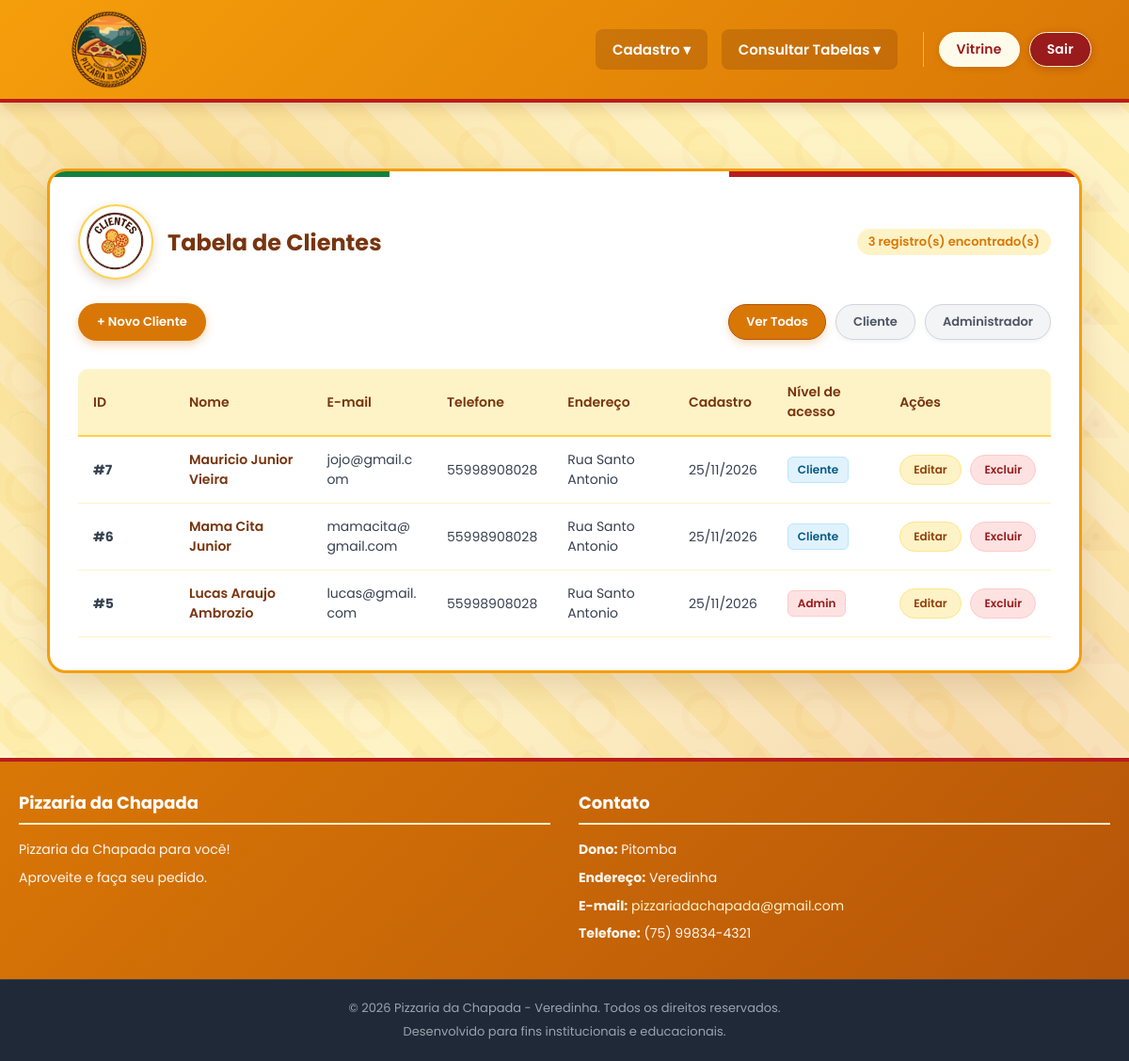
/consultar_user.php (signed in), run on an earlier commit of the app's database.
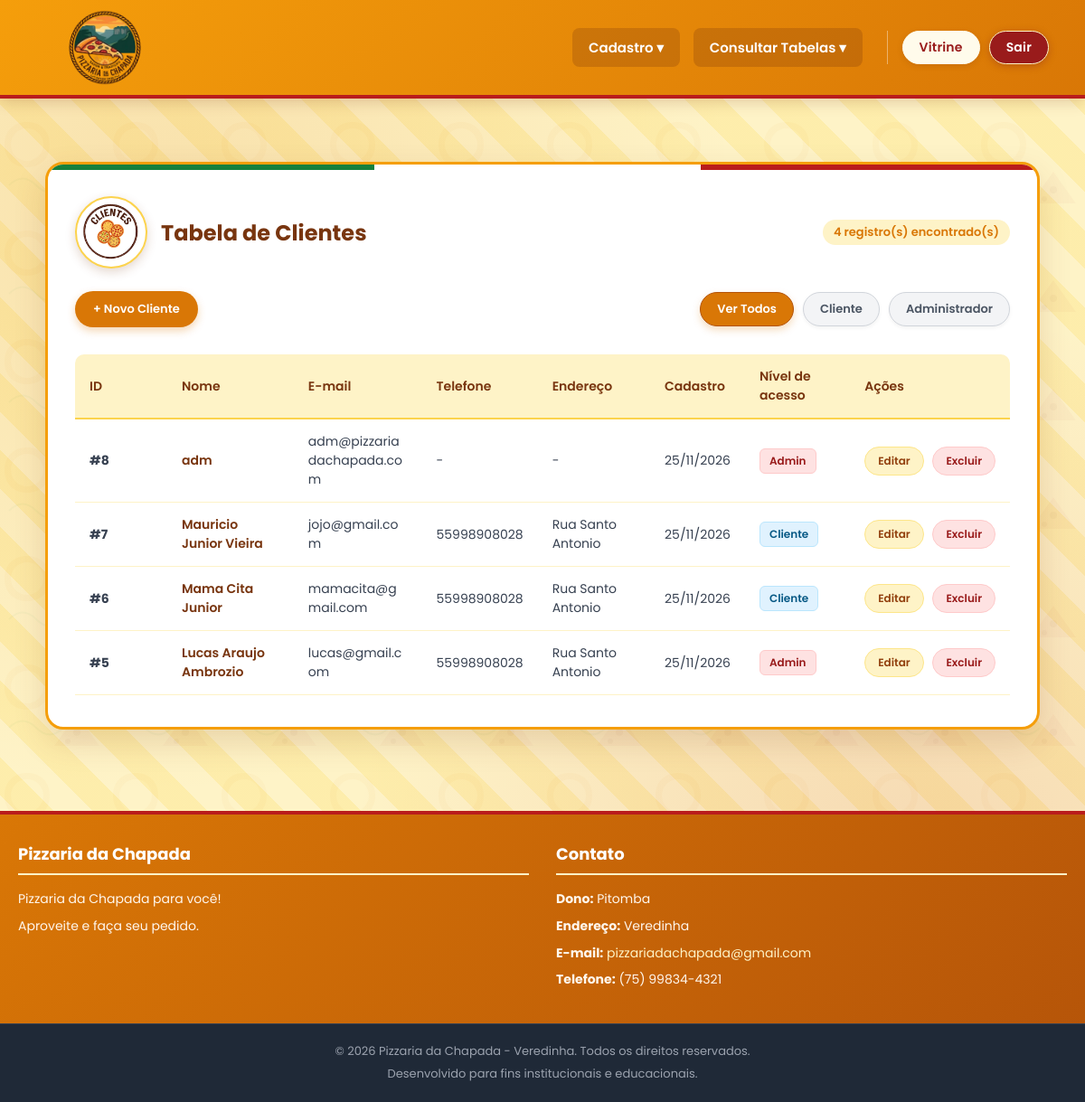
And on a later commit of the database.
### tables this page shows
CREATE TABLE IF NOT EXISTS cliente (
    id INT PRIMARY KEY AUTO_INCREMENT,
    nome VARCHAR(100) NOT NULL,
    email VARCHAR(100) UNIQUE DEFAULT NULL,
    senha VARCHAR(255) DEFAULT NULL,
    telefone VARCHAR(20),
    endereco VARCHAR(255),
    datacad DATETIME NOT NULL DEFAULT CURRENT_TIMESTAMP,
    nivel_acesso INT NOT NULL DEFAULT 1
);

### consultar_user.php (the view, shortened to what the changed rows need)
<?php
include "conexao.php";
$filtro = isset($_GET['filtro']) ? $_GET['filtro'] : '';
if ($filtro === 'cliente') {
    $sql = "SELECT id, nome, email, telefone, endereco, datacad, nivel_acesso
            FROM cliente
            WHERE nivel_acesso != 2
            ORDER BY id DESC";
} elseif ($filtro === 'admin') {
    $sql = "SELECT id, nome, email, telefone, endereco, datacad, nivel_acesso
            FROM cliente
            WHERE nivel_acesso = 2
            ORDER BY id DESC";
} else {
    $sql = "SELECT id, nome, email, telefone, endereco, datacad, nivel_acesso
            FROM cliente
            ORDER BY id DESC";
}
$resultado = mysqli_query($conexao, $sql);
$total_clientes = ($resultado) ? mysqli_num_rows($resultado) : 0;
?>
<!DOCTYPE html>
<html lang="pt-br">
<head>
    <link rel="stylesheet" href="style/base.css?v=10.0">
    <link rel="stylesheet" href="style/menu.css?v=10.0">
    <link rel="stylesheet" href="style/rodape.css?v=10.0">
    <link rel="stylesheet" href="style/componentes.css?v=10.0">
    <link rel="stylesheet" href="style/tabelas.css?v=10.0">
    <link rel="stylesheet" href="style/consultas.css?v=10.0">
</head>
<body class="bg-pizzaria">
    <?php include 'Menu1.php'; ?>
    <div class="main-wrapper">
        <div class="table-card-container">
            <div class="table-header-flex">
                <div class="title-with-logo">
                    <img
                        src="LogoClientes.png"
                        alt="Logo Clientes"
                        class="section-logo"
                    >
                    <h2>Tabela de Clientes</h2>
                </div>
                <span class="badge-count">
                    <?= $total_clientes ?>
                    registro(s) encontrado(s)
                </span>
            </div>
            <div class="table-responsive">
                <table class="modern-table">
                    <thead>
                        <tr>
                            <th class="col-id">ID</th>
                            <th>Nome</th>
                            <th>E-mail</th>
                            <th>Telefone</th>
                            <th>Endereço</th>
                            <th>Cadastro</th>
                            <th>Nível de acesso</th>
                            <th class="col-acoes">Ações</th>
                        </tr>
                    </thead>
                    <tbody>
                        <?php if ($total_clientes > 0): ?>
                            <?php while ($linha = mysqli_fetch_assoc($resultado)): ?>
                                <tr>
                                    <td>
                                        <strong>#<?= (int) $linha['id'] ?></strong>
                                    </td>
                                    <td>
                                        <span class="category-name">
                                            <?= htmlspecialchars(
                                                $linha['nome'] ?? '',
                                                ENT_QUOTES,
                                                'UTF-8'
                                            ) ?>
                                        </span>
                                    </td>
                                    <td class="client-email">
                                        <?= htmlspecialchars(
                                            $linha['email'] ?? '',
                                            ENT_QUOTES,
                                            'UTF-8'
                                        ) ?>
                                    </td>
                                    <td class="client-phone">
                                        <?= htmlspecialchars(
                                            $linha['telefone'] ?: '-',
                                            ENT_QUOTES,
                                            'UTF-8'
                                        ) ?>
                                    </td>
                                    <td class="client-address">
                                        <?= htmlspecialchars(
                                            $linha['endereco'] ?: '-',
                                            ENT_QUOTES,
                                            'UTF-8'
                                        ) ?>
                                    </td>
                                    <td>
                                        <?php
                                        if (!empty($linha['datacad'])) {
                                            $timestamp = strtotime($linha['datacad']);
                                            echo $timestamp !== false
                                                ? date('d/m/Y', $timestamp)
                                                : '-';
                                        } else {
                                            echo '-';
                                        }
                                        ?>
                                    </td>
                                    <td>
                                        <?php if ((int) $linha['nivel_acesso'] === 2): ?>
                                            <span class="access-badge access-admin">
                                                Admin
                                            </span>
                                        <?php else: ?>
                                            <span class="access-badge access-client">
                                                Cliente
                                            </span>
                                        <?php endif; ?>
                                    </td>
                                    <td class="cell-actions">
                                        <a href="editar.php?tabela=cliente&id=<?= (int) $linha['id'] ?>" class="btn-action-edit">Editar</a>
                                        <a
                                            href="excluir.php?tabela=cliente&id=<?= (int) $linha['id'] ?>"
                                            class="btn-action-danger"
                                            onclick="return confirm('Deseja realmente excluir este cliente?');"
                                        >
                                            Excluir
                                        </a>
                                    </td>
                                </tr>
                            <?php endwhile; ?>
                        <?php endif; ?>
                    </tbody>
                </table>
            </div>
        </div>
    </div>
</body>
</html>

What changed in the data, as far as the page shows it:
added cliente: id "8", nome "adm", email "adm@pizzariadachapada.com", telefone "-", endereco "-", datacad "25/11/2026", nivel_acesso "Admin"
Also different on the page:
$total_clientes: "3" → "4"
